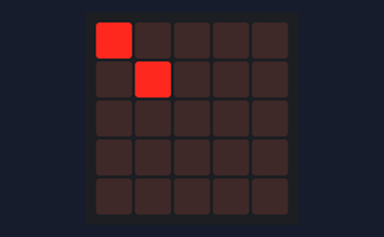
Bench run of a program on a simulated BBC micro:bit (MakeCode). Shown: the board's 5×5 LED display.

Above: at 0.1 s.
At 2.5 s:
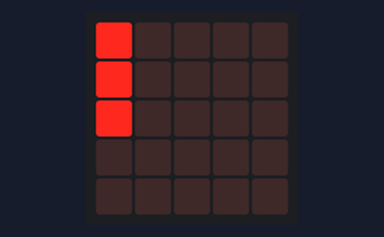
At 5.9 s:
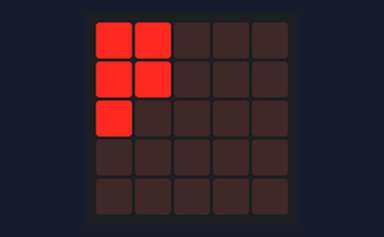
At 20.5 s:
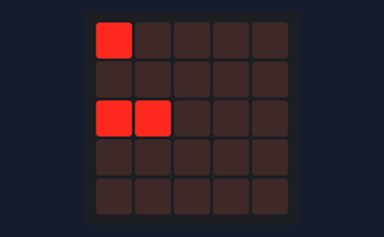
At 25.9 s:
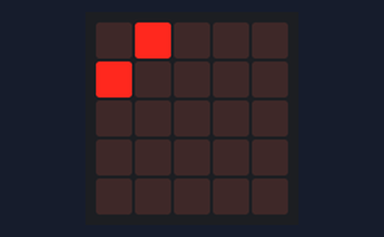
At 38.5 s:
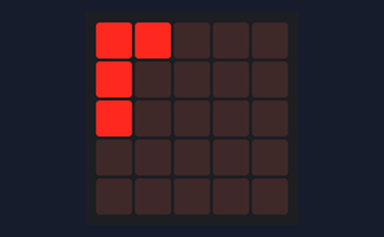

Measured:
- what the display in image 1 shows lasts 3.4 s, from 2.4 s to 5.8 s
- what the display in image 3 shows lasts 5.4 s, from 20.4 s to 25.8 s
- what the display in image 4 shows lasts 4.4 s, from 25.8 s to 30.2 s

The program:

main.ts
```typescript
basic.showLeds(`
    # . . . .
    . # . . .
    . . . . .
    . . . . .
    . . . . .
    `)
basic.pause(2000)
basic.showLeds(`
    # . . . .
    # . . . .
    # . . . .
    . . . . .
    . . . . .
    `)
basic.pause(3000)
basic.showLeds(`
    # # . . .
    # # . . .
    # . . . .
    . . . . .
    . . . . .
    `)
basic.pause(3000)
basic.showLeds(`
    # . . . .
    . . . . .
    # # . . .
    . . . . .
    . . . . .
    `)
basic.pause(5000)
basic.showLeds(`
    # . . . .
    . # . . .
    . . . . .
    . . . . .
    . . . . .
    `)
basic.pause(2000)
basic.showLeds(`
    # # . . .
    # # . . .
    # . . . .
    . . . . .
    . . . . .
    `)
basic.pause(3000)
basic.showLeds(`
    # . . . .
    . . . . .
    # # . . .
    . . . . .
    . . . . .
    `)
basic.pause(5000)
basic.showLeds(`
    . # . . .
    # . . . .
    . . . . .
    . . . . .
    . . . . .
    `)
basic.pause(4000)
basic.showLeds(`
    # . . . .
    . # . . .
    . . . . .
    . . . . .
    . . . . .
    `)
basic.pause(2000)
basic.showLeds(`
    # . . . .
    # # . . .
    # . . . .
    . . . . .
    . . . . .
    `)
basic.pause(3000)
basic.showLeds(`
    # . . . .
    . # . . .
    . . . . .
    . . . . .
    . . . . .
    `)
basic.pause(2000)
basic.showLeds(`
    # # . . .
    # . . . .
    # . . . .
    . . . . .
    . . . . .
    `)
basic.pause(3000)
basic.showLeds(`
    # . . . .
    . . . . .
    # # . . .
    . . . . .
    . . . . .
    `)
basic.pause(5000)
basic.showLeds(`
    # . . . .
    . # . . .
    . . . . .
    . . . . .
    . . . . .
    `)
basic.pause(2000)
basic.showLeds(`
    # # . . .
    . # . . .
    . . . . .
    . . . . .
    . . . . .
    `)
basic.pause(3000)
basic.showLeds(`
    # . . . .
    . # . . .
    . . . . .
    . . . . .
    . . . . .
    `)
basic.pause(2000)
basic.forever(function () {

})
```

test.ts
```typescript
// aquí va el archivo "tests"; esto no se compilará cuando este paquete se utilice como una extensión.
```
